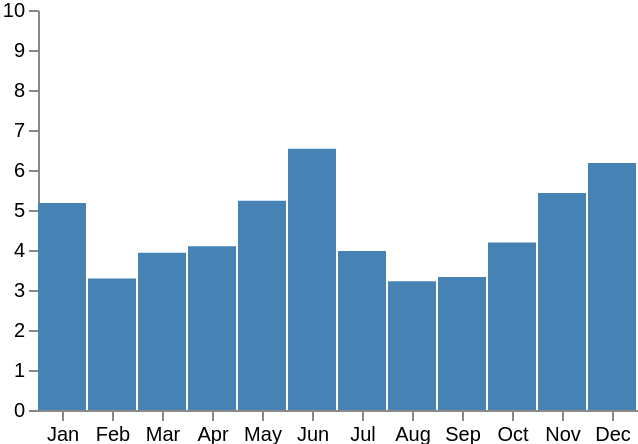

Write a Vega-Lite specification for this figure.
### Vega specification from a JSON file in a GitHub repository (floating-point values rounded to 4 significant figures)
{"$schema": "https://vega.github.io/schema/vega/v6.json", "description": "A hypothetical outcome plot that uses animated samples to convey uncertainty.", "width": 300, "height": 200, "signals": [{"name": "baseline", "value": 5}, {"name": "noise", "value": 2, "bind": {"input": "range", "min": 0, "max": 4, "step": 0.1}}, {"name": "trend", "value": 0, "bind": {"input": "range", "min": -1, "max": 1, "step": 0.1}}, {"name": "sample", "value": 1, "on": [{"events": "timer{1000}", "update": "1 + ((sample + 1) % 3)"}]}], "data": [{"name": "steps", "transform": [{"type": "sequence", "start": 0, "stop": 12, "step": 1}, {"type": "formula", "as": "month", "expr": "timeFormat(datetime(2015, datum.data, 1), '%b')"}, {"type": "formula", "as": "value", "expr": "clamp(sample && (baseline - 0.5 * trend * (5.5 - datum.data) + noise * (2 * random() - 1)), 0, 10)"}]}], "scales": [{"name": "xscale", "type": "band", "domain": {"data": "steps", "field": "month"}, "range": "width"}, {"name": "yscale", "type": "linear", "domain": [0, 10], "range": "height"}], "axes": [{"orient": "left", "scale": "yscale"}, {"orient": "bottom", "scale": "xscale"}], "marks": [{"type": "rect", "from": {"data": "steps"}, "encode": {"enter": {"x": {"scale": "xscale", "field": "month"}, "width": {"scale": "xscale", "band": 1, "offset": -1}, "fill": {"value": "steelblue"}}, "update": {"y": {"scale": "yscale", "field": "value"}, "y2": {"scale": "yscale", "value": 0}}}}]}
